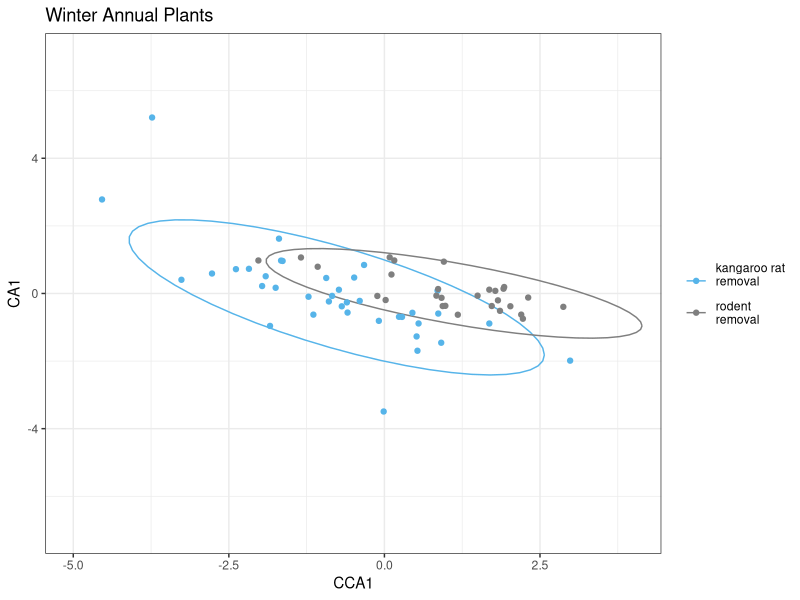
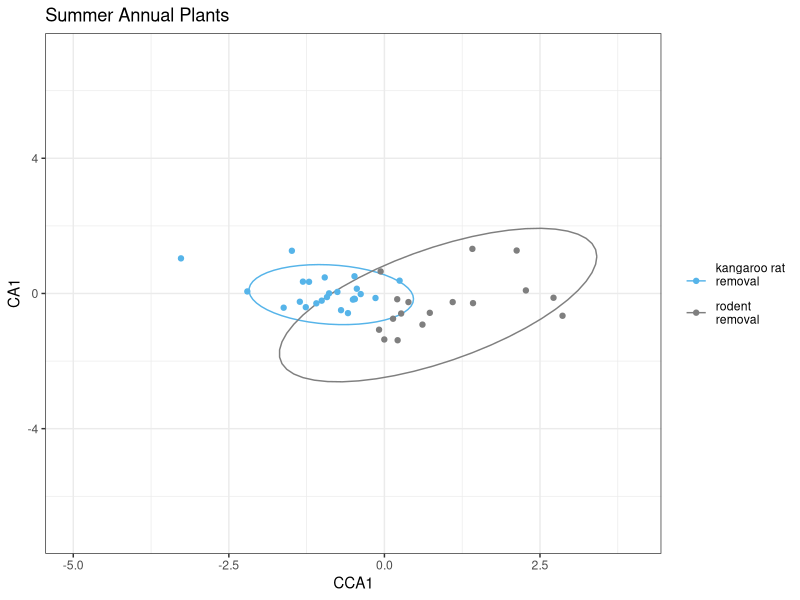
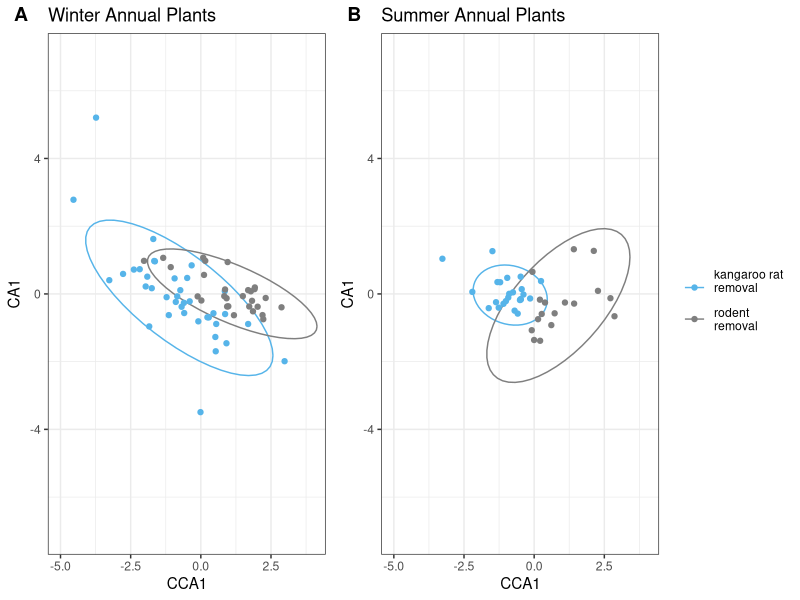
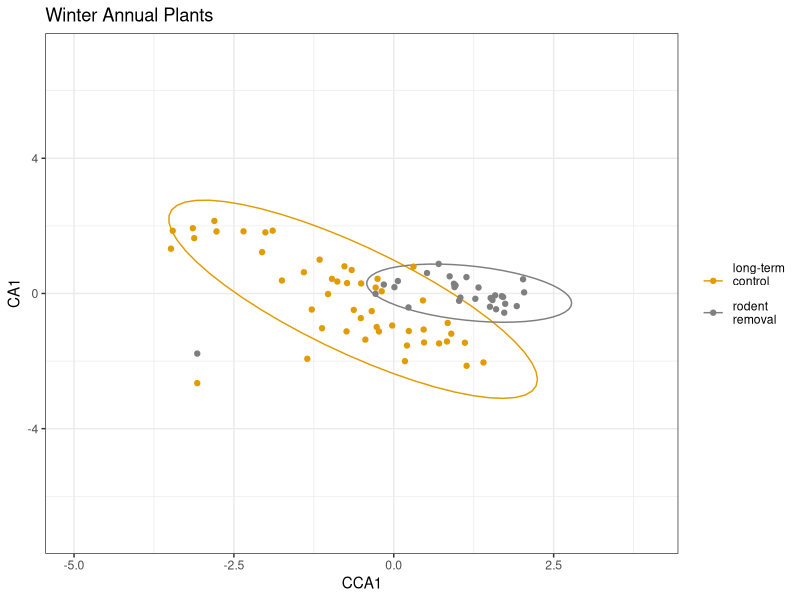
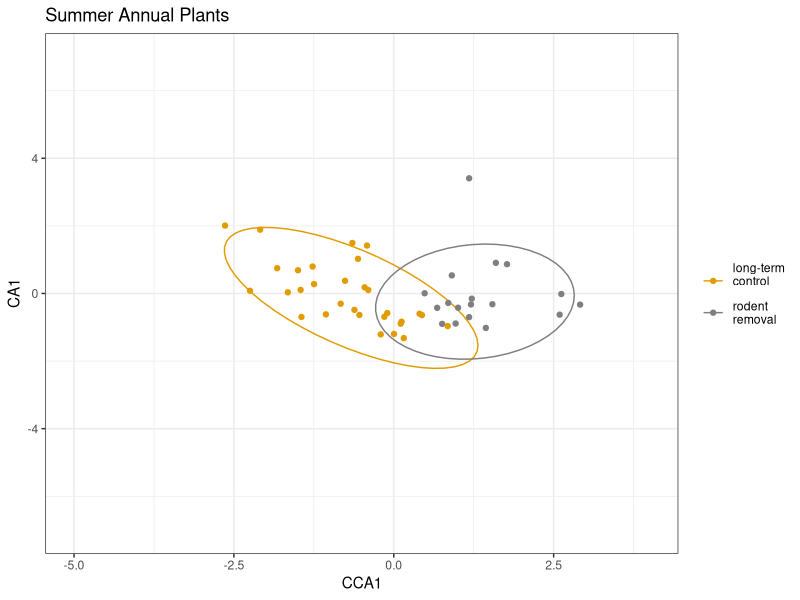
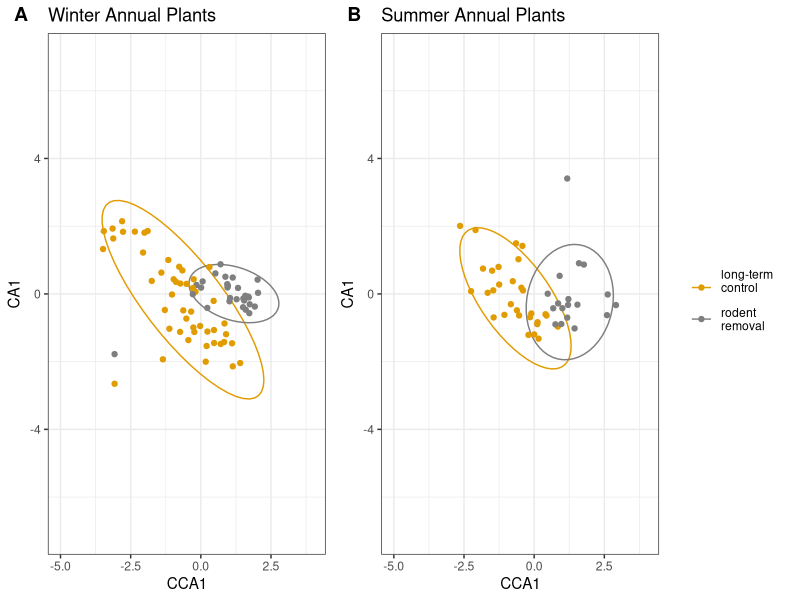
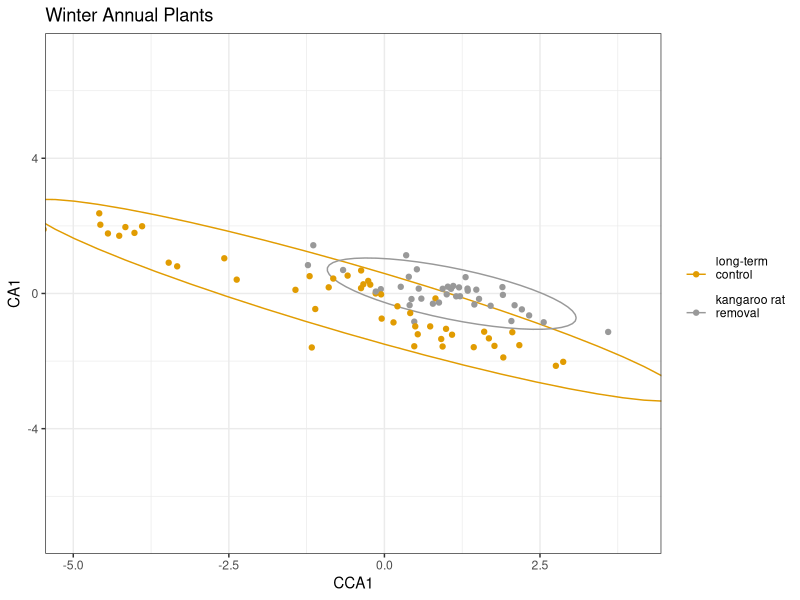
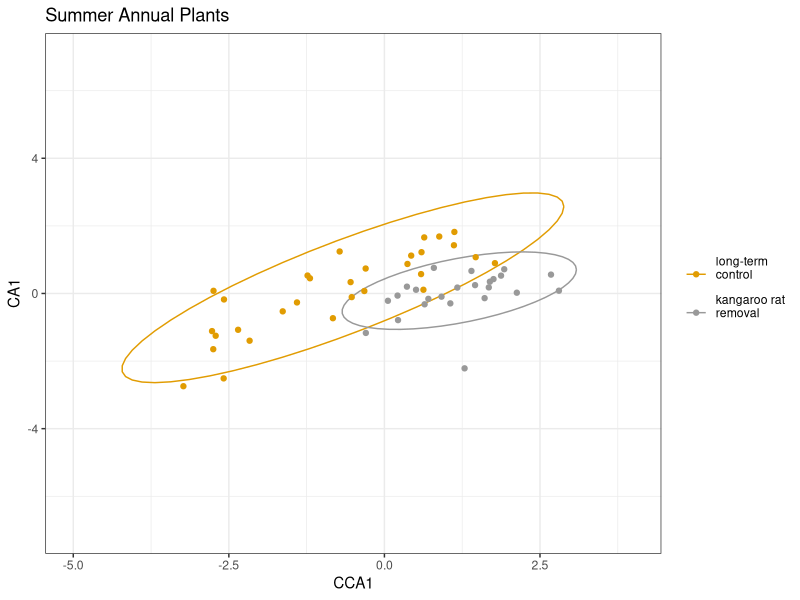

Write the R code that produced these figures, in order.
# code for doing ordination analysis on Portal plant communities (summer and winter annuals)
# I followed Sarah's code from Supp et al 2012 https://esajournals.onlinelibrary.wiley.com/doi/full/10.1890/12-0370.1
# Sarah did a pcca on the plant community (summer and winter annuals)

# another example: https://rgriff23.github.io/2017/05/23/mosquito-community-ecology-in-vegan.html



library(dplyr)
library(vegan)
library(ggplot2)
library(cowplot)

cbPalette <- c( "#e19c02","#999999", "#56B4E9", "#0072B2", "#D55E00", "#F0E442", "#009E73", "#CC79A7")
theme_set(theme_bw())

# functions ----
#' @title plant pcca
#' 
#' @description prepares plant data for pcca and returns cca object
#' @param plantdat matrix of species counts by plot and year
#'
plant_pcca = function(plantdat) {
  # sqrt transofrm abundance data to account for huge differences in abundance year to year
  species = sqrt(as.matrix(plantdat[,!names(plantdat) %in% c('year','season','plot','flip_type','treat_before','treat_after')]))
  year = as.factor(plantdat$year)
  trt = as.factor(plantdat$treat_before)
  plot = as.factor(plantdat$plot)
  
  # pcca (constrained by year)
  plant.pcca <- cca(species ~ trt + Condition(year))
  
  return(plant.pcca)
}

#' @title plot pcca with ellipses
#' @param pcca.obj result of pcca analysis
#' @param plantdat original matrix of plant count data used in pcca analysis
#' @param title string; title of plot
#' @param Palette vector of hex colors
#' 
plot_pcca_ellipses = function(pcca.obj, plantdat, title, Palette) {
  
  results=data.frame(scores(pcca.obj)$sites,
                      year=plantdat$year,
                      plot=plantdat$plot,
                      treatment=plantdat$treat_before)
  plotobj=ggplot(results,aes(CCA1, CA1)) + 
    stat_ellipse(aes(color = treatment)) +
    geom_point(aes(color = treatment)) +
    #geom_text(aes(label = plot, color = as.factor(year))) +
    coord_cartesian(xlim = c(-5, 4), ylim = c(-7, 7)) +
    scale_shape_discrete(guide=F) +
    theme(legend.title=element_blank()) +
    #scale_color_discrete(direction=-1) +
    scale_colour_manual(values = Palette,
                        breaks=c("control","exclosure","removal"),
                        labels=c("long-term\ncontrol\n", "kangaroo rat\nremoval\n", "rodent\nremoval")) +
    ggtitle(title)
  return(plotobj)
}

# data ----
# Data I'm using is all censuses before flip, back to 2008 (many summers were missed)
# Summer: 2008, 2011, 2014 and Winter: 2008, 2012, 2013, 2014, 2015

dat.winter <- read.csv('WinterAnnualTreatments.csv')
dat.summer <- read.csv('SummerAnnualTreatments.csv')

# ===================================================================
# Do plant communities differ by treatment 2008-2015?

# krat exclosures vs removals ----
dat.winter1 = dplyr::filter(dat.winter,treat_before %in% c('exclosure','removal'))
dat.summer1 = dplyr::filter(dat.summer,treat_before %in% c('exclosure','removal'))

# pcca model: winter
win.pcca1 = plant_pcca(dat.winter1)

vif.cca(win.pcca1)
anova(win.pcca1)
permutest(win.pcca1,permutations=500) # should be similar to anova on pcca
#anova(win.pcca1,strata=dat.winter1$year) # more conservative test   

# proportion of variance explained
win.pcca1$CCA$tot.chi/win.pcca1$tot.chi

# plot with year, plot, treatment
excl_rem_win = plot_pcca_ellipses(win.pcca1, dat.winter1,'Winter Annual Plants',Palette=cbPalette[2:3])
excl_rem_win
#ggsave('Winter_Exclosure_Removal.png',excl_rem_win,width=4,height=3)

# pcca model: summer
sum.pcca1 = plant_pcca(dat.summer1)

vif.cca(sum.pcca1)
anova(sum.pcca1)
permutest(sum.pcca1,permutations=500) 

# proportion of variance explained
sum.pcca1$CCA$tot.chi/sum.pcca1$tot.chi

# plot with year, plot, treatment
excl_rem_sum = plot_pcca_ellipses(sum.pcca1, dat.summer1,'Summer Annual Plants',Palette=cbPalette[2:3])
excl_rem_sum
#ggsave('Summer_Exclosure_Removal.png',excl_rem_sum,width=4,height=3)

# cowplot grid
excl_rem_row <- plot_grid( excl_rem_win + theme(legend.position="none"),
                   excl_rem_sum + theme(legend.position="none"),
                   align = 'vh',
                   labels = c("A", "B"),
                   hjust = -1,
                   nrow = 1)
legend1 <- get_legend(excl_rem_win)
excl_rem <- plot_grid( excl_rem_row, legend1, rel_widths = c(3, .6))
excl_rem
ggsave('Plants_Exclosure_Removal.png',excl_rem,width=8,height=3)


# controls vs total rodent removals ----
dat.winter3 = dplyr::filter(dat.winter,treat_before %in% c('removal','control'))
dat.summer3 = dplyr::filter(dat.summer,treat_before %in% c('removal','control'))

# pcca model: winter
win.pcca3 = plant_pcca(dat.winter3)

vif.cca(win.pcca3)
anova(win.pcca3)
permutest(win.pcca3,permutations=500) # should be similar to anova on pcca
#anova(win.pcca3,strata=dat.winter3$year) # more conservative test   

# proportion of variance explained
win.pcca3$CCA$tot.chi/win.pcca3$tot.chi

# plot with year, plot, treatment
ctrl_rem_win = plot_pcca_ellipses(win.pcca3, dat.winter3,'Winter Annual Plants',Palette=cbPalette[c(1,3)])
ctrl_rem_win
#ggsave('Winter_Control_Removal.png',ctrl_rem_win,width=4,height=3)

# pcca: summer
sum.pcca3 = plant_pcca(dat.summer3)

vif.cca(sum.pcca3)
anova(sum.pcca3)
permutest(sum.pcca3,permutations=500)
#anova(sum.pcca3,strata=dat.summer3$year) # more conservative test 

# proportion of variance explained
sum.pcca3$CCA$tot.chi/sum.pcca3$tot.chi

# plot with year, plot, treatment
ctrl_rem_sum = plot_pcca_ellipses(sum.pcca3, dat.summer3,'Summer Annual Plants',Palette=cbPalette[c(1,3)])
ctrl_rem_sum
#ggsave('Summer_Control_Removal.png',ctrl_rem_sum,width=4,height=3)

# cowplot grid
ctrl_rem_row <- plot_grid( ctrl_rem_win + theme(legend.position="none"),
                           ctrl_rem_sum + theme(legend.position="none"),
                           align = 'vh',
                           labels = c("A", "B"),
                           hjust = -1,
                           nrow = 1)
legend2 <- get_legend(ctrl_rem_win)
ctrl_rem <- plot_grid( ctrl_rem_row, legend2, rel_widths = c(3, .6))
ctrl_rem
ggsave('Plants_Control_Removal.png',ctrl_rem,width=8,height=3)


# controls vs krat exclosures ----
dat.winter2 = dplyr::filter(dat.winter,treat_before %in% c('exclosure','control'))
dat.summer2 = dplyr::filter(dat.summer,treat_before %in% c('exclosure','control'))

# pcca model: winter
win.pcca2 = plant_pcca(dat.winter2)

vif.cca(win.pcca2)
anova(win.pcca2)
permutest(win.pcca2,permutations=500) # should be similar to anova on pcca
#anova(win.pcca2,strata=dat.winter2$year) # more conservative test   

# proportion of variance explained
win.pcca2$CCA$tot.chi/win.pcca2$tot.chi

# plot with year, plot, treatment
ctrl_excl_win = plot_pcca_ellipses(win.pcca2, dat.winter2,'Winter Annual Plants',Palette=cbPalette[1:2])
ctrl_excl_win
#ggsave('Winter_Control_Exclosure.png',ctrl_excl_win,width=4,height=3)

# pcca: summer
sum.pcca2 = plant_pcca(dat.summer2)

vif.cca(sum.pcca2)
anova(sum.pcca2)
permutest(sum.pcca2,permutations=500)
#anova(sum.pcca2,strata=dat.summer2$year) # more conservative test 

# proportion of variance explained
sum.pcca2$CCA$tot.chi/sum.pcca2$tot.chi

# plot with year, plot, treatment
ctrl_excl_sum = plot_pcca_ellipses(sum.pcca2, dat.summer2,'Summer Annual Plants',Palette=cbPalette[1:2])
ctrl_excl_sum
#ggsave('Summer_Control_Exclosure.png',ctrl_excl_sum,width=4,height=3)

# cowplot grid
ctrl_excl_row <- plot_grid( ctrl_excl_win + theme(legend.position="none"),
                           ctrl_excl_sum + theme(legend.position="none"),
                           align = 'vh',
                           labels = c("A", "B"),
                           hjust = -1,
                           nrow = 1)
legend3 <- get_legend(ctrl_excl_win)
ctrl_excl <- plot_grid( ctrl_excl_row, legend3, rel_widths = c(3, .6))
ctrl_excl
ggsave('Plants_Control_Exclosure.png',ctrl_excl,width=8,height=3)


# other significance tests ----
### ADONIS - another test to look for compositional differences, with similar results to above.(from Supp et al 2012)
# winter
#win.spp.canb = vegdist(win.species, method = "canb")
#win.canb = adonis(win.spp.canb ~ win.trt, permutation=1000)
#win.canb
